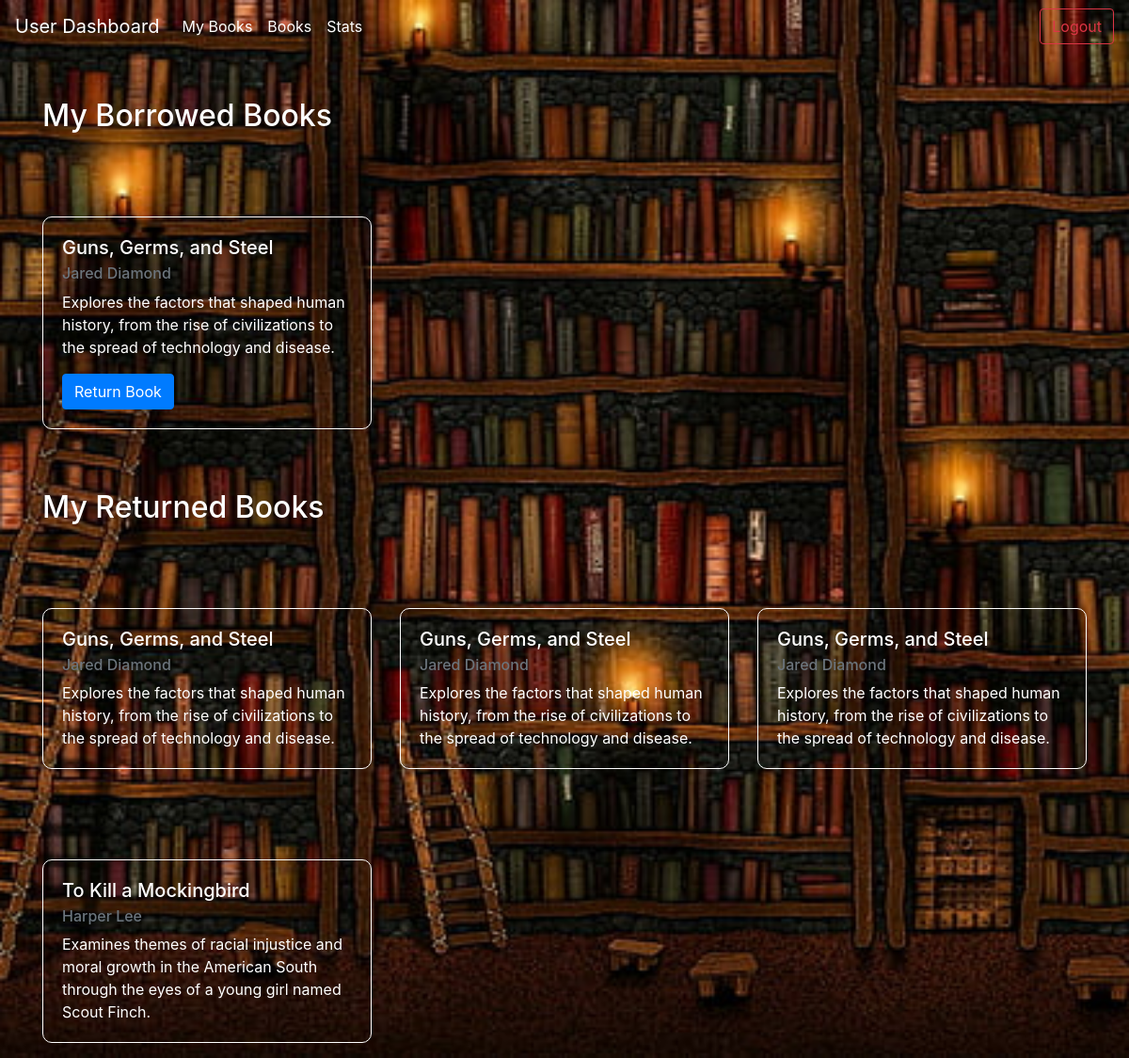
Screenshot of /my_books (signed in) with the database file from the repository.
### app.py (models this page shows)
class BorrowedBook(db.Model):
    id = db.Column(db.Integer, primary_key=True)
    user_id = db.Column(db.Integer, db.ForeignKey('user.id'), nullable=False)
    book_id = db.Column(db.Integer, db.ForeignKey('book.id'), nullable=False)
    borrow_date = db.Column(db.DateTime, nullable=False, default=datetime.utcnow)
    return_date = db.Column(db.DateTime, nullable=True)
    status = db.Column(db.String(20), nullable=False, default='borrowed')
    user = db.relationship('User', backref=db.backref('borrowed_books', lazy=True))
    book = db.relationship('Book', backref=db.backref('borrowed_by', lazy=True))

class Book(db.Model):
    id = db.Column(db.Integer, primary_key=True)
    title = db.Column(db.String(100), nullable=False)
    author = db.Column(db.String(100), nullable=False)
    description = db.Column(db.Text, nullable=True)
    section_id = db.Column(db.Integer, db.ForeignKey('section.id'), nullable=False)
    section = db.relationship('Section', backref=db.backref('books', lazy=True))

### app.py (the view)
@app.route('/my_books')
def my_books():
    if 'user_id' not in session:
        return redirect(url_for('user_login'))
    user_id = session['user_id']
    borrowed_books = BorrowedBook.query.filter_by(user_id=session['user_id'], status='borrowed').all()
    returned_books = BorrowedBook.query.filter_by(user_id=session['user_id'], status='returned').all()
    return render_template('myBooks.html', borrowed_books=borrowed_books, returned_books=returned_books)

### templates/myBooks.html (shortened to what this page needs)
<!DOCTYPE html>
<html lang="en">
<head>
    <link rel="stylesheet" href="https://maxcdn.bootstrapcdn.com/bootstrap/4.5.2/css/bootstrap.min.css">
</head>
<body>
    <nav class="navbar navbar-expand-lg navbar-dark ">
        <a class="navbar-brand" href="{{url_for('user_dashboard')}}">User Dashboard</a>
        <div class="collapse navbar-collapse" id="navbarSupportedContent">
            <ul class="navbar-nav mr-auto">
                <li class="nav-item active">
                    <a class="nav-link" href="{{ url_for('my_books') }}">My Books</a>
                </li>
                <li class="nav-item active">
                    <a class="nav-link" href="{{url_for('user_dashboard')}}">Books</a>
                </li>
                <li class="nav-item active">
                    <a class="nav-link" href="{{url_for('user_statisticspg')}}">Stats</a>
                </li>
            </ul>
            <form action="{{ url_for('logout') }}" method="post" class="form-inline my-2 my-lg-0 ml-3">
                <button class="btn btn-outline-danger my-2 my-sm-0" type="submit">Logout</button>
            </form>
        </div>
    </nav>
    <div class="container mt-5">
        <h2 style="color: white;">My Borrowed Books</h2>
        <div class="row">
            {% for borrowed_book in borrowed_books %}
                <div class="col-md-4">
                    <div class="card mb-3" style="background-color: rgba(127, 76, 43, 0); border: 1px solid white;border-radius: 10px;margin-top: 80px;">
                        <div class="card-body"style="color: white;">
                            <h5 class="card-title">{{ borrowed_book.book.title }}</h5>
                            <h6 class="card-subtitle mb-2 text-muted">{{ borrowed_book.book.author }}</h6>
                            <p class="card-text">{{ borrowed_book.book.description }}</p>
                            <form action="{{ url_for('return_book', borrowed_book_id=borrowed_book.id) }}" method="post">
                                <button type="submit" class="btn btn-primary">Return Book</button>
                            </form>
                        </div>
                    </div>
                </div>
            {% endfor %}
        </div>
    </div>
    <div class="container mt-5">
        <h2 style="color: white;">My Returned Books</h2>
        <div class="row">
            {% for returned_book in returned_books %}
                <div class="col-md-4">
                    <div class="card mb-3" style="background-color: rgba(127, 76, 43, 0); border: 1px solid white;border-radius: 10px;margin-top: 80px;">
                        <div class="card-body" style="color: white;">
                            <h5 class="card-title">{{ returned_book.book.title }}</h5>
                            <h6 class="card-subtitle mb-2 text-muted">{{ returned_book.book.author }}</h6>
                            <p class="card-text">{{ returned_book.book.description }}</p>
                        </div>
                    </div>
                </div>
            {% endfor %}
        </div>
    </div>
</body>
</html>

### templates/myBooks.html (style rules this page uses)
body { background-image: url('static/BackImg.jpg'); background-size: cover; background-position: center; background-repeat: no-repeat; }

### rows the page displays
BorrowedBook: book "Guns, Germs, and Steel", book.author "Jared Diamond", book.description "Explores the factors that shaped human history, from the rise of civilizations to the spread of technology and disease."
BorrowedBook: book "Guns, Germs, and Steel", book.author "Jared Diamond", book.description "Explores the factors that shaped human history, from the rise of civilizations to the spread of technology and disease."
BorrowedBook: book "Guns, Germs, and Steel", book.author "Jared Diamond", book.description "Explores the factors that shaped human history, from the rise of civilizations to the spread of technology and disease."
BorrowedBook: book "Guns, Germs, and Steel", book.author "Jared Diamond", book.description "Explores the factors that shaped human history, from the rise of civilizations to the spread of technology and disease."
BorrowedBook: book "To Kill a Mockingbird", book.author "Harper Lee", book.description "Examines themes of racial injustice and moral growth in the American South through the eyes of a young girl named Scout Finch."
